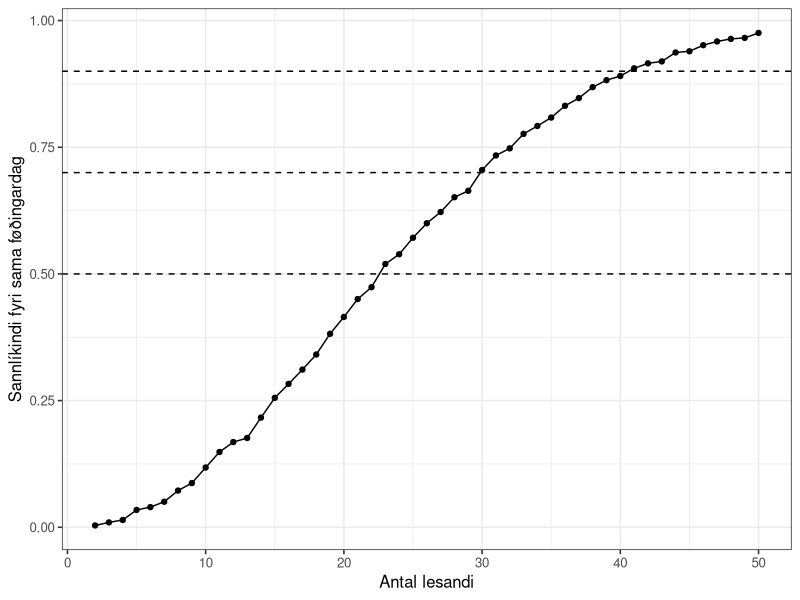
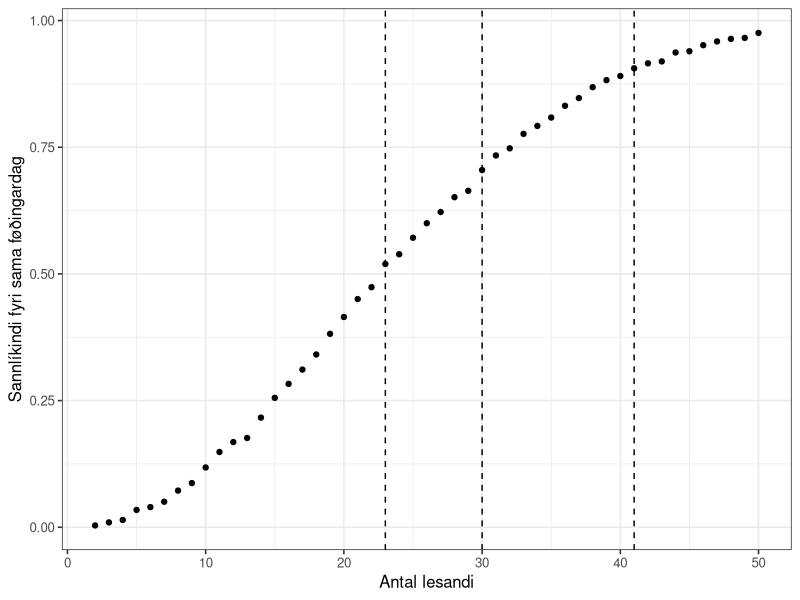
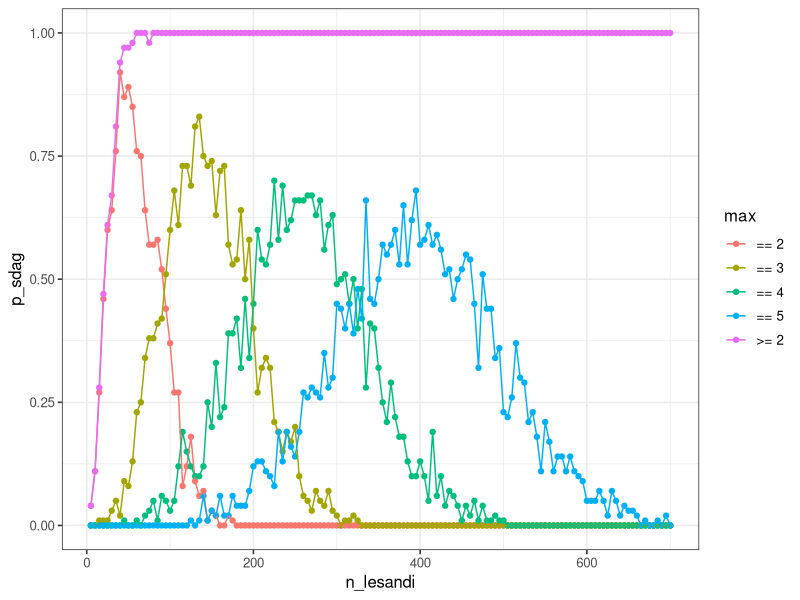
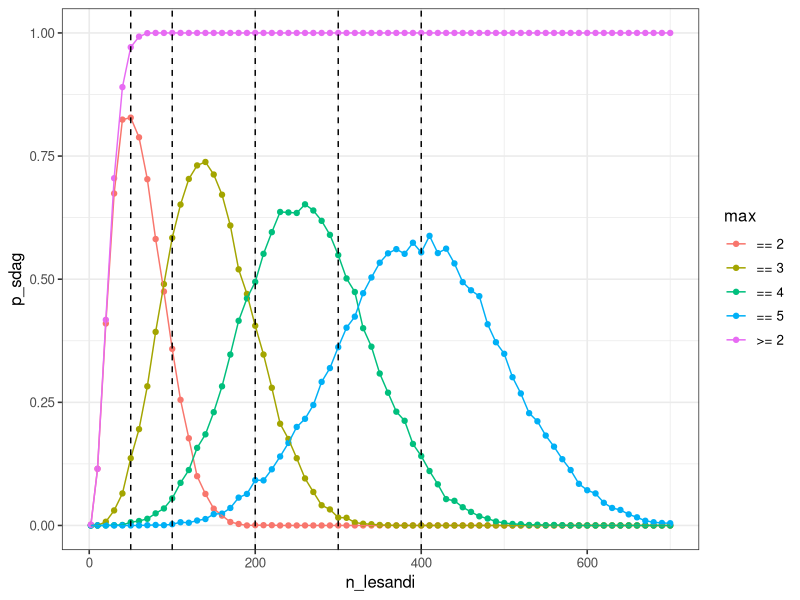
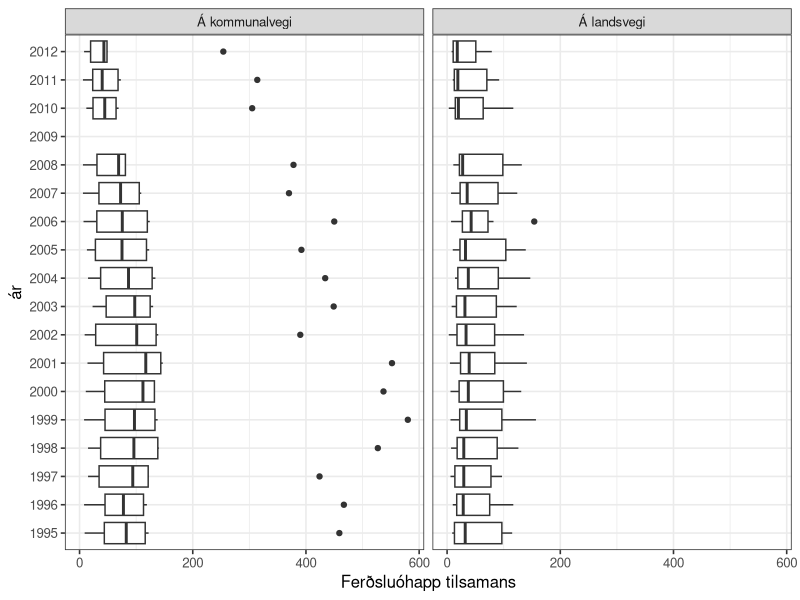
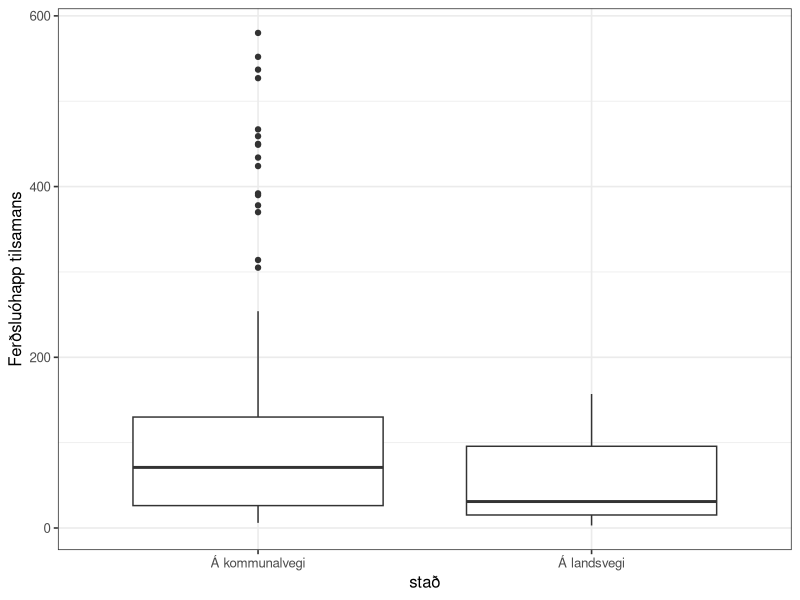
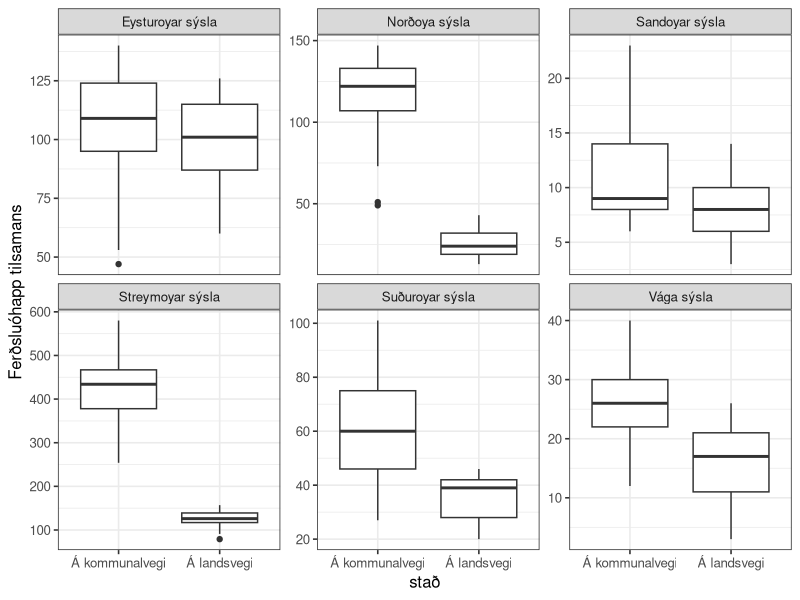
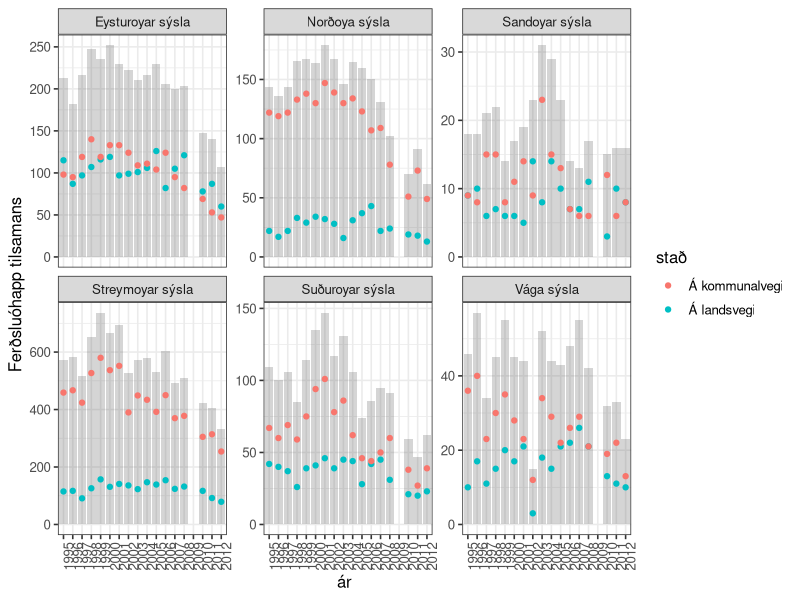

Write R code to recreate these figures, in order.
## ---- chunk 1
knitr::opts_chunk$set(echo = TRUE)

options(dplyr.summarise.inform = FALSE)
library(tidyverse)

# set theme used for plotting
theme_set(theme_bw(base_size = 12))

## ---- chunk 2
n_lesandi <- 2:10
roynd_nr <- 1:2

sama_fdag <- crossing(n_lesandi, roynd_nr)
sama_fdag
## ---- chunk 3
sama_fdag <- mutate(
  sama_fdag,
  fdag = map(n_lesandi, ~ sample(365, ., replace = TRUE))
  )
sama_fdag
## ---- chunk 4
# Ein listi av integers
str(sama_fdag$fdag)
## ---- chunk 5


sama_fdag <- mutate(sama_fdag, nakar_sdag = map_lgl(fdag, ~ any(duplicated(.x))))
sama_fdag

## ---- chunk 6
p_samadag <- sama_fdag %>%
  group_by(n_lesandi) %>%
  summarise(p_sdag = mean(nakar_sdag))

p_samadag
## ---- chunk 7

p_samadag <-
  crossing(n_lesandi = 2:10, roynd_nr = 1:2) %>%
  mutate(.,
  fdag = map(n_lesandi, ~sample(365, ., replace = TRUE))
  ) %>%
  mutate(., nakar_sdag = map_lgl(fdag, ~any(duplicated(.x)))) %>%
  group_by(n_lesandi) %>%
  summarize(p_sdag = mean(nakar_sdag))
  
p_samadag
## ---- chunk 8

n_lesandi <- 2:50

p_samadag <-
  crossing(n_lesandi, roynd_nr) %>%
  mutate(.,
  fdag = map(n_lesandi, ~sample(365, ., replace = TRUE))
  ) %>%
  mutate(., nakar_sdag = map_lgl(fdag, ~any(duplicated(.x)))) %>%
  group_by(n_lesandi) %>%
  summarize(p_sdag = mean(nakar_sdag))
  
p_samadag

## ---- chunk 9
roynd_nr <- 1:5000
p_samadag <-
  crossing(n_lesandi, roynd_nr) %>%
  mutate(.,
  fdag = map(n_lesandi, ~sample(365, ., replace = TRUE))
  ) %>%
  mutate(., nakar_sdag = map_lgl(fdag, ~any(duplicated(.x)))) %>%
  group_by(n_lesandi) %>%
  summarize(p_sdag = mean(nakar_sdag))
  
p_samadag
## ---- chunk 10
ggplot(p_samadag, aes(x = n_lesandi, y = p_sdag)) +
  geom_point() +
  geom_line() +
  xlab("Antal lesandi") +
  ylab("Sannlíkindi fyri sama føðingardag") +
  geom_hline(yintercept = c(0.5, 0.7, 0.9), linetype = "dashed")
## ---- chunk 11
p_samadag <- p_samadag %>%
  mutate(n_ymisk = map(n_lesandi, ~prod(365:(365 - . + 1))) %>% unlist,
         n_total = 365^n_lesandi,
         p_teori = 1 - (n_ymisk/n_total)
  )

p_samadag
## ---- chunk 12
p_samadag <- p_samadag %>% 
  mutate(p_bday = map_dbl(n_lesandi, ~pbirthday(., classes = 365, coincident = 2)))

p_samadag
## ---- chunk 13
ggplot(p_samadag, aes(x = n_lesandi, y = p_sdag)) +
  geom_point() +
  geom_vline(xintercept = qbirthday(prob = 0.5, classes = 365, coincident = 2), linetype = "dashed") +
  geom_vline(xintercept = qbirthday(prob = 0.7, classes = 365, coincident = 2), linetype = "dashed") +
  geom_vline(xintercept = qbirthday(prob = 0.9, classes = 365, coincident = 2), linetype = "dashed") +
  xlab("Antal lesandi") +
  ylab("Sannlíkindi fyri sama føðingardag")

## ---- chunk 14
qbirthday(prob = 0.5, classes = 365, coincident = 2)
qbirthday(prob = 0.7, classes = 365, coincident = 2)
qbirthday(prob = 0.9, classes = 365, coincident = 2)
## ---- chunk 15
n_lesandi_50 <- pbirthday(50, classes = 365, coincident = 2)
n_lesandi_50

n_lesandi_80 <- pbirthday(80, classes = 365, coincident = 2)
n_lesandi_80
## ---- chunk 16
n_lesandi = seq(5, 700, 5)
roynd_nr = 1:100

p_maxsdag <- NULL

p_maxsdag <- crossing(n_lesandi, roynd_nr) %>%
  mutate(
    fdag = map(n_lesandi, ~sample(365, ., replace = TRUE)),
    `>= 2` = map_int(fdag, ~any(duplicated(.x))),
    max_sdag = map_int(fdag, function(x) max(table(x))),
    `== 2` = max_sdag == 2,
    `== 3` = max_sdag == 3,
    `== 4` = max_sdag == 4,
    `== 5` = max_sdag == 5,
  )

p_maxsdag
## ---- chunk 17
p_maxsdag <- p_maxsdag %>%
  pivot_longer(cols=c(`>= 2`, `== 2`, `== 3`, `== 4`, `== 5`), names_to = 'max', values_to = 'sdag')

p_maxsdag
## ---- chunk 18


p_maxsdag <- p_maxsdag %>%
  group_by(n_lesandi, max) %>%
  summarize(p_sdag = mean(sdag))
p_maxsdag
## ---- chunk 19
ggplot(p_maxsdag, aes(x = n_lesandi, y = p_sdag, colour = max)) +
  geom_point() +
  geom_line()
## ---- chunk 20
n_lesandi = c(2, seq(10, 700, 10))
#n_lesandi = seq(5, 700, 5)
roynd_nr = 1:2000

p_maxsdag <- NULL

p_maxsdag <- crossing(n_lesandi, roynd_nr) %>%
  mutate(
    fdag = map(n_lesandi, ~sample(365, ., replace = TRUE)),
    `>= 2` = map_int(fdag, ~any(duplicated(.x))),
    max_sdag = map_int(fdag, function(x) max(table(x))),
    `== 2` = max_sdag == 2,
    `== 3` = max_sdag == 3,
    `== 4` = max_sdag == 4,
    `== 5` = max_sdag == 5,
  ) %>%
  pivot_longer(cols=c(`>= 2`, `== 2`, `== 3`, `== 4`, `== 5`), names_to = 'max', values_to = 'sdag') %>%
  group_by(n_lesandi, max) %>%
  summarize(p_sdag = mean(sdag))

p_maxsdag
## ---- chunk 21
ggplot(p_maxsdag, aes(x = n_lesandi, y = p_sdag, colour = max)) +
  geom_point() +
  geom_line() +
  geom_vline(xintercept = c(50, 100, 200, 300, 400), linetype = "dashed")
## ---- chunk 22

## ---- chunk 23
ferdslu_ohapp <- read_csv("ferdslu_ohapp.csv")
ferdslu_ohapp
## ---- chunk 24
ferdslu_ohapp <- read_csv("ferdslu_ohapp.csv", skip = 1, na = "..")
ferdslu_ohapp
## ---- chunk 25
ferdslu_ohapp <- ferdslu_ohapp %>%
  mutate(across(everything(), ~ str_replace(., "-", "0")))
ferdslu_ohapp
## ---- chunk 26
ferdslu_ohapp <- pivot_longer(ferdslu_ohapp, cols = '1995':'2012',
                   names_to = "ár", values_to = "n", values_transform = list(n = as.integer))

ferdslu_ohapp

#ferdslu_ohapp$n <- as.integer(ferdslu_ohapp$n)

## ---- chunk 27

ferdslu_ohapp <- pivot_wider(ferdslu_ohapp, names_from = slag, values_from = n)


ferdslu_ohapp
## ---- chunk 28

ggplot(ferdslu_ohapp) +
  geom_boxplot(aes(x = `Ferðsluóhapp tilsamans`, y = ár), na.rm = TRUE) +
  facet_wrap(~stað)

## ---- chunk 29
df <- ferdslu_ohapp %>%
  filter(`Ferðsluóhapp tilsamans` > 150) 
df
## ---- chunk 30

ggplot(data = ferdslu_ohapp) +
  geom_boxplot(aes(x = stað, y = `Ferðsluóhapp tilsamans`), na.rm = TRUE)

## ---- chunk 31

ggplot(data = ferdslu_ohapp) +
  geom_boxplot(aes(x = stað, y = `Ferðsluóhapp tilsamans`), na.rm = TRUE) +
  facet_wrap(~sýsla, scales = "free_y")

## ---- chunk 32

ggplot(ferdslu_ohapp) +
  geom_bar(aes(x = ár, y = `Ferðsluóhapp tilsamans`), alpha = 0.25, stat = "Identity", na.rm = TRUE) +
  geom_point(aes(x = ár, y = `Ferðsluóhapp tilsamans`, colour = stað), na.rm = TRUE) +
  facet_wrap(~sýsla, scales = "free_y") +
  theme(axis.text.x = element_text(angle = 90))

## ---- chunk 33
ggplot(ferdslu_ohapp, aes(x = `Skadd fólk`, y = `ár`)) +
  geom_boxplot(na.rm = TRUE) +
  facet_wrap(~ `stað`)

## ---- chunk 34
ggplot(ferdslu_ohapp, aes(x = `stað`, y = `Skadd fólk`)) +
  geom_boxplot(na.rm = TRUE)
## ---- chunk 35
ggplot(ferdslu_ohapp, aes(x = `stað`, y = `Skadd fólk`)) +
  geom_boxplot(na.rm = TRUE) +
  facet_wrap(~ `sýsla`, scales = "free_y")
## ---- chunk 36
ggplot(ferdslu_ohapp, aes(x = `stað`, y = `Skadd fólk` / `Ferðsluóhapp tilsamans`)) +
  geom_boxplot(na.rm = TRUE) +
  facet_wrap(~ `sýsla`, scales = "free_y")
## ---- chunk 37
ggplot(ferdslu_ohapp) +
  geom_boxplot(aes(x = `Skadd fólk`/`Ferðsluóhapp tilsamans`, y = `stað`), color = "red", na.rm = TRUE) +
  geom_violin(aes(x = `Skadd fólk`/`Ferðsluóhapp tilsamans`, y = `stað`), alpha = 0.25, na.rm = TRUE) +
  geom_boxplot(aes(x = `Skadd fólk` / `Ferðsluóhapp tilsamans`, y = `sýsla`), color = "blue", na.rm = TRUE) +
  geom_violin(aes(x = `Skadd fólk` / `Ferðsluóhapp tilsamans`, y = `sýsla`), alpha = 0.25, na.rm = TRUE)
## ---- chunk 38
ophapp_yvirlit <- ferdslu_ohapp %>% 
  filter(`ár` != "2009") %>%
  group_by(`stað`) %>%
  summarise(
    n = n(),
    n_ohapp = sum(`Ferðsluóhapp tilsamans`),
    n_skadd = sum(`Skadd fólk`),
    p_skadd = n_skadd / n_ohapp
  )

ophapp_yvirlit
## ---- chunk 39
t.test(ophapp_yvirlit$p_skadd, conf.level = .95)$conf.int
## ---- chunk 40

## ---- chunk 41
`stað_1` <- ophapp_yvirlit %>% filter(`stað` == "Á kommunalvegi")
prop.test(x = 10, n = `stað_1`$n, p = `stað_1`$p_skadd)

`stað_2` <- ophapp_yvirlit %>% filter(`stað` == "Á landsvegi")
prop.test(x = 10, n = `stað_2`$n, p = `stað_2`$p_skadd)
## ---- chunk 42
landsvegi_ar <- ferdslu_ohapp %>% 
  filter(`ár` == 1998, `stað` == "Á landsvegi") %>%
  group_by(stað, ár, sýsla) %>%
  summarise(
    n_ohapp = sum(`Ferðsluóhapp tilsamans`),
    n_skadd = sum(`Skadd fólk`)
  )

landsvegi_ar
## ---- chunk 43
n_ohapp <- landsvegi_ar$n_ohapp
p <- 626/5285 # p_skadd

ndata <- NULL
tdata <- NULL
for (n in n_ohapp) {
  size = n
  mu <- n*p
  sd <- sqrt(n*p*(1-p))
  
  tb_data <- NULL
  tb_data <- tibble(x = seq(0, 25, 0.01),
                    y = dnorm(x, mu, sd),
                    n_ohapp = n)
  ndata <- rbind(ndata, tb_data)
  
  tb_bino <- tibble(
  x = seq(0, 25, 1),
  y = dbinom(x, n, p),
  n_ohapp = n
  )
  tdata <- rbind(tdata, tb_bino)
}

ggplot(ndata, aes(x,y)) +
  geom_area(data=filter(ndata,
                        x <= 10),
            fill = "lightblue") +
  geom_area(data=filter(ndata,
                        x >= 20),
            aes(x = x, y = y),
            fill = "lightblue") +
  scale_x_continuous(breaks = seq(0, 25, 5)) +
  scale_y_continuous(breaks = seq(0, 0.4, 0.1)) +
  geom_line() +
  geom_point(data=tdata, aes(x, y)) +
  facet_wrap(~ n_ohapp)
## ---- chunk 44
sysla_yvirlit <- ferdslu_ohapp %>%
  filter(`ár` != 2009) %>%
  group_by(`sýsla`) %>%
  summarise(
    n_ohapp = sum(`Ferðsluóhapp tilsamans`),
    n_skadd = sum(`Skadd fólk`),
    n_oskadd = n_ohapp - n_skadd 
  )
sysla_yvirlit
## ---- chunk 45
skadd_oskadd <- sysla_yvirlit %>%
  group_by(n_skadd, n_oskadd) %>%
  summarise()

skadd_oskadd
## ---- chunk 46
chisq.test(skadd_oskadd)
## ---- chunk 47
